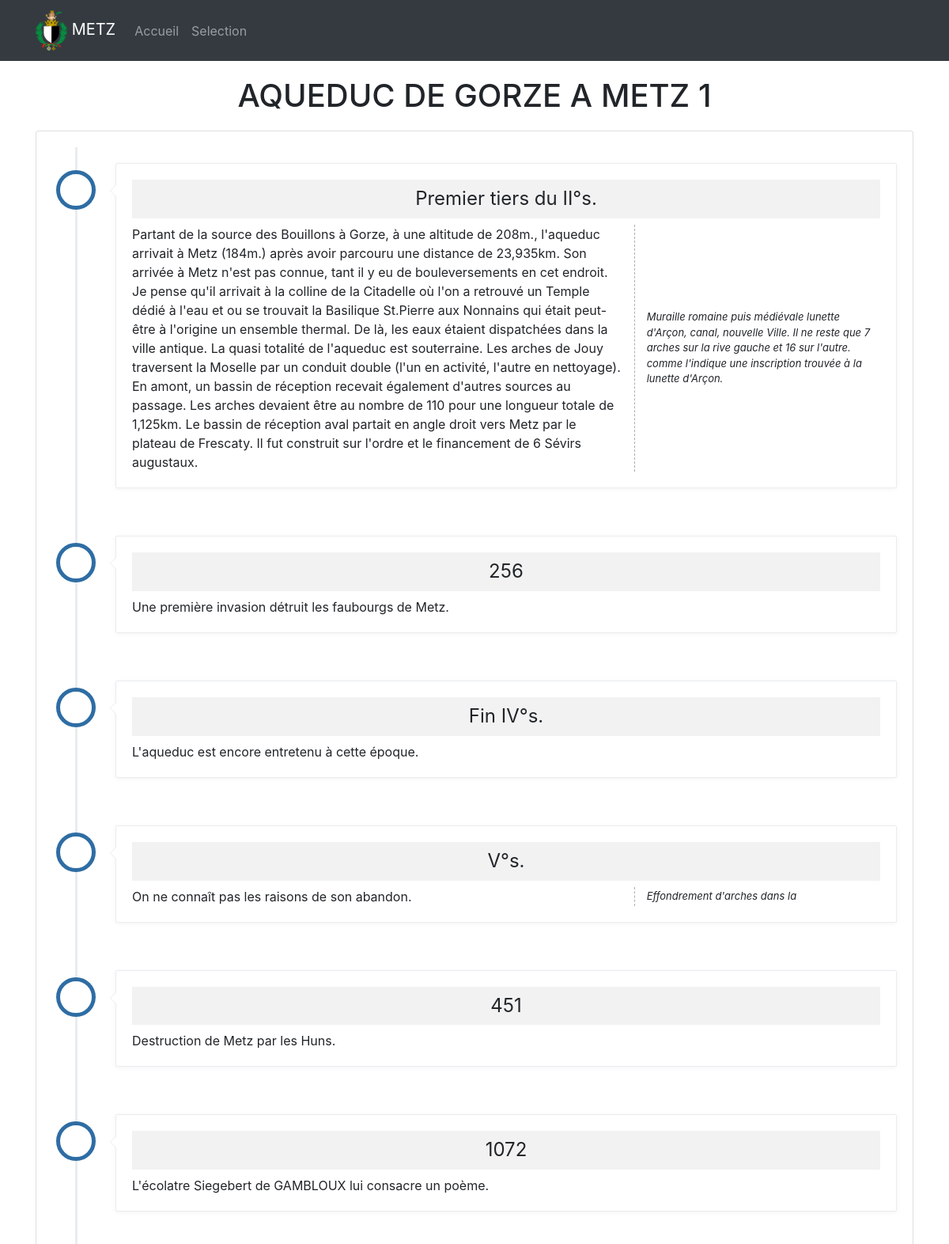
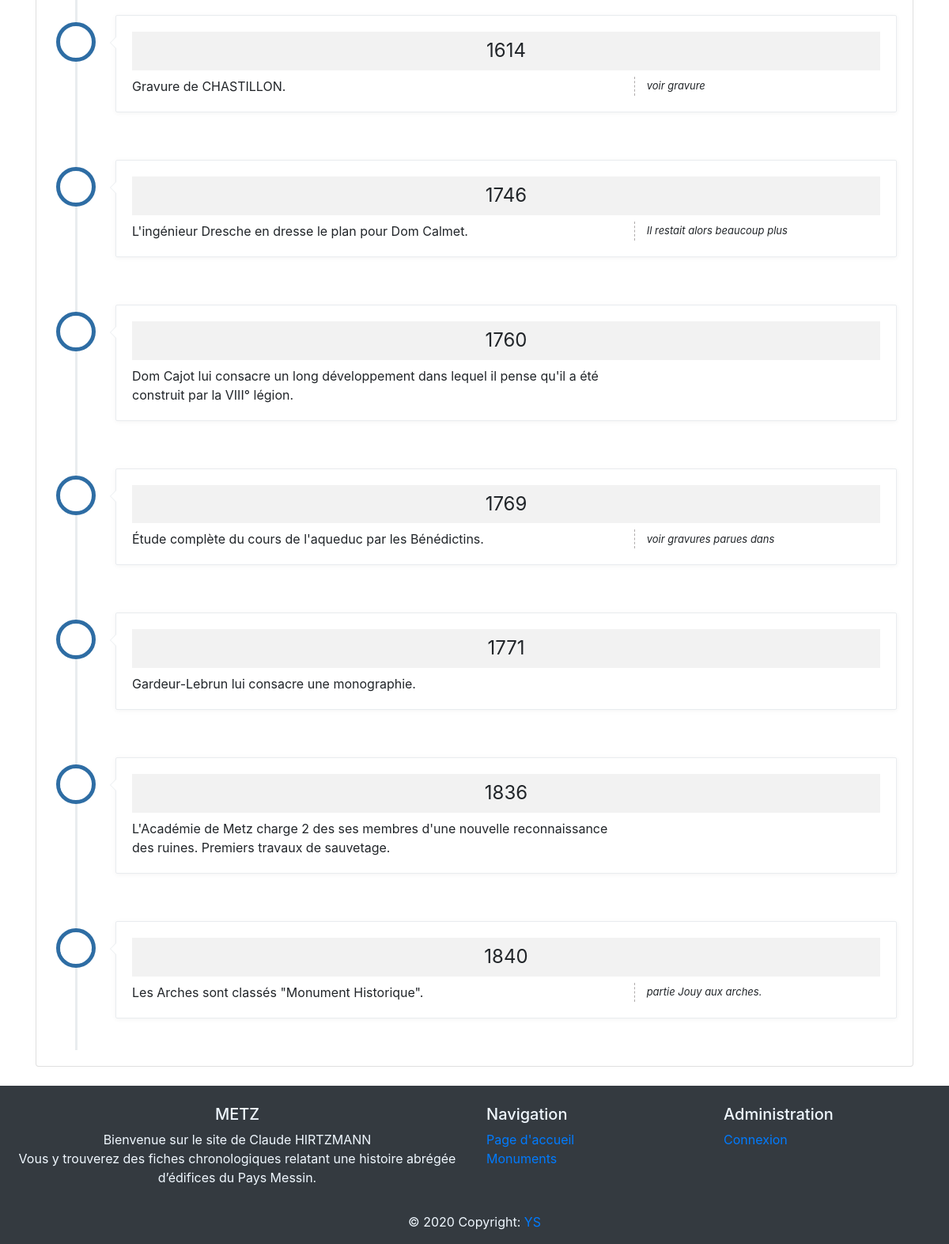
The page /selection/Antiquité/aqueduc_de_gorze_a_metz_1/ on the database its author committed (2 pictures, top to bottom).
### ville/models.py (models this page shows, shortened)
class Noms (models.Model):
    selection = models.CharField(choices=SELECTION, max_length=25)
    nom = models.CharField(max_length=120)
    slug = models.SlugField()
    verification = models.BooleanField(default=False)
    creation = models.DateTimeField(auto_now_add=True, auto_now=False)      # True / False
    updated = models.DateTimeField(auto_now_add=False, auto_now=True)

class Dates (models.Model):
    nom = models.ForeignKey(Noms, on_delete=models.CASCADE)
    date = models.CharField(max_length=120)
    historique = models.TextField()
    remarque = models.CharField(max_length=120, null=True, blank=True)

### ville/views.py (the view)
# urls.py: path("selection/<value>/<slug>/", views.detail, name="detail" ),
def detail (request, value, slug) :
    detail_nom = Noms.objects.get(slug=slug,selection=value)
    nom = detail_nom.nom
    context = {
        'nom' : nom,
        'detail_nom' : detail_nom,
    }
    return render (request,'ville/detail.html', context)

### templates/ville/detail.html (shortened to what this page needs)
{% extends 'base.html' %}
{% load static %}
{% block content %}
<link rel="stylesheet" href="https://cdnjs.cloudflare.com/ajax/libs/font-awesome/5.12.1/css/all.min.css" />
<link href="{% static  'css/metz.css' %}" rel="stylesheet">
<div class="container">
<div class="row">
    <div class="col-12">
        <h1>{{ nom }}</h1>
        <div class="card">
            <div class="card-body">
                {% for a in detail_nom.dates_set.all %}
                <ul class="timeline timeline-left">
                    <li class="timeline-inverted timeline-item">
                        <div class="timeline-badge"><i class="fa fa-clock ">{{ forloop.counter }}</i></div>
                        <div class="timeline-panel">
                            <div class="timeline-heading"><h4 class="timeline-title">{{ a.date }}</h4></div>
                            <div class="row">
                            <div class="timeline-body col-sm-8 {% if a.remarque != '' %} vertical-divider {% endif %} ">
                                <p>{{a.historique }}</p>
                            </div>
                            <div class="timeline-rem col-sm-4">
                                <p>{{a.remarque }}</p>
                            </div>
                            </div>
                        </div>
                    </li>
                </ul>
                {% endfor %}
            </div>
        </div>
    </div>
</div>
</div>
{% endblock %}

### static/css/metz.css (style rules this page uses)
.timeline { position: relative; padding: 20px 0; list-style: none; max-width: 1200px; margin: 0 auto; }
.timeline:before { content: " "; position: absolute; top: 0; bottom: 0; left: 50%; width: 3px; margin-left: -1.5px; background-color: #e9ecef; }
.timeline > .timeline-item { position: relative; margin-bottom: 20px; }
.timeline > .timeline-item:after, .timeline > .timeline-item:before { content: " "; display: table; }
.timeline > .timeline-item:after { clear: both; }
.timeline > .timeline-item > .timeline-panel { float: left; position: relative; width: 46%; padding: 20px; border: 1px solid #e9ecef; border-radius: 2px; box-shadow: 0 1px 6px rgba(0, 0, 0, 0.05); }
.timeline > .timeline-item > .timeline-panel:before { content: " "; display: inline-block; position: absolute; top: 26px; right: -8px; border-color: transparent #e9ecef; border-style: solid; border-width: 8px 0 8px 8px; }
.timeline > .timeline-item > .timeline-panel:after { content: " "; display: inline-block; position: absolute; top: 27px; right: -7px; border-color: transparent #fff; border-style: solid; border-width: 7px 0 7px 7px; }
.timeline > .timeline-item > .timeline-badge { z-index: 10; position: absolute; top: 16px; left: 50%; width: 50px; height: 50px; margin-left: -25px; border-radius: 50% 50% 50% 50%; text-align: center; font-size: 1.4em; line-height: 50px; color: #fff; overflow: hidden; }
.timeline > .timeline-item.timeline-inverted > .timeline-panel { float: right; }
.timeline > .timeline-item.timeline-inverted > .timeline-panel:before { right: auto; left: -8px; border-right-width: 8px; border-left-width: 0; }
.timeline > .timeline-item.timeline-inverted > .timeline-panel:after { right: auto; left: -7px; border-right-width: 7px; border-left-width: 0; }
.timeline-badge { background-color: #ffffff; border: 5px solid #2e6da4; }
.timeline-title { margin-top: 0; color: inherit; font-weight: 400; background-color: #f2f2f2; padding: 10px; text-align: center; }
.timeline-body > p, .timeline-body > ul { margin-bottom: 0; }
.timeline-rem > p, .timeline-rem > ul { margin-bottom: 0; font-style: italic; font-size: small; height: 100%; display: flex; align-items: center; }
.timeline-left:before { left: 30px; }
.timeline-left > .timeline-item > .timeline-badge { left: 30px; top: 9px; }
.timeline-left > .timeline-item > .timeline-panel { width: calc(100% - 80px); }
h1 { text-align: center; margin: 20px 0; }
.vertical-divider { border-right: 1px dashed rgb(175, 171, 171); }

### rows shown on the page
Noms: nom "AQUEDUC DE GORZE A METZ 1"
Dates: date "Premier tiers du II°s.", historique "Partant de la source des Bouillons à Gorze, à une altitude de 208m., l'aqueduc arrivait à Metz (184m.) après avoir parcouru une distance de 23,935km. Son arrivée à Metz n'est pas connue, tant il y eu de bouleversements en cet endroit. Je pense qu'il arrivait à la colline de la Citadelle où l'on a retrouvé un Temple dédié à l'eau et ou se trouvait la Basilique St.Pierre aux Nonnains qui était peut-être à l'origine un ensemble thermal. De là, les eaux étaient dispatchées dans la ville antique. La quasi totalité de l'aqueduc est souterraine. Les arches de Jouy traversent la Moselle par un conduit double (l'un en activité, l'autre en nettoyage). En amont, un bassin de réception recevait…", remarque "Muraille romaine puis médiévale lunette d'Arçon, canal, nouvelle Ville. Il ne reste que 7 arches sur la rive gauche et 16 sur l'autre. comme l'indique une inscription trouvée à la lunette d'Arçon."
Dates: date "256", historique "Une première invasion détruit les faubourgs de Metz."
Dates: date "Fin IV°s.", historique "L'aqueduc est encore entretenu à cette époque."
Dates: date "V°s.", historique "On ne connaît pas les raisons de son abandon.", remarque "Effondrement d'arches dans la"
Dates: date "451", historique "Destruction de Metz par les Huns."
Dates: date "1072", historique "L'écolatre Siegebert de GAMBLOUX lui consacre un poème."
Dates: date "1614", historique "Gravure de CHASTILLON.", remarque "voir gravure"
Dates: date "1746", historique "L'ingénieur Dresche en dresse le plan pour Dom Calmet.", remarque "Il restait alors beaucoup plus"
Dates: date "1760", historique "Dom Cajot lui consacre un long développement dans lequel il pense qu'il a été construit par la VIII° légion."
Dates: date "1769", historique "Étude complète du cours de l'aqueduc par les Bénédictins.", remarque "voir gravures parues dans"
Dates: date "1771", historique "Gardeur-Lebrun lui consacre une monographie."
Dates: date "1836", historique "L'Académie de Metz charge 2 des ses membres d'une nouvelle reconnaissance des ruines. Premiers travaux de sauvetage."
Dates: date "1840", historique "Les Arches sont classés \"Monument Historique\".", remarque "partie Jouy aux arches."
